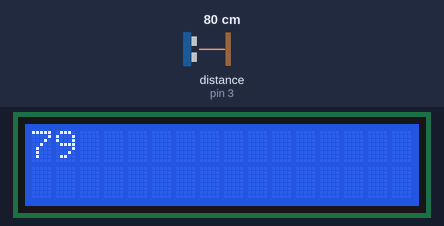
Simulated run of this sketch. Board: Arduino Uno, built with avr-gcc and run on an emulated ATmega328P. Shown: 16×2 character LCD. Wiring (inferred from the names in the program): ultrasonic range finder: trigger pin 2; echo pin 3. The test bench sets the inputs (shaded band); at power-on: distance to the obstacle (sensor on pin 3) 80 cm. The echo pulse lasts 58.3 µs per cm; what the sketch prints to the serial monitor is not drawn.

Above: at 1.2 s.
1.3 s: distance to the obstacle (sensor on pin 3) set to 2 cm
At 3.1 s:
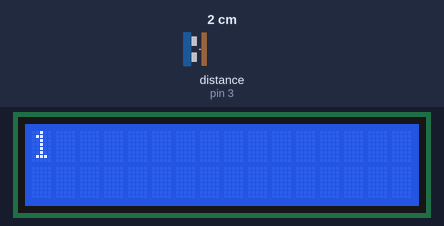
3.5 s: distance to the obstacle (sensor on pin 3) set to 18 cm
At 4.8 s:
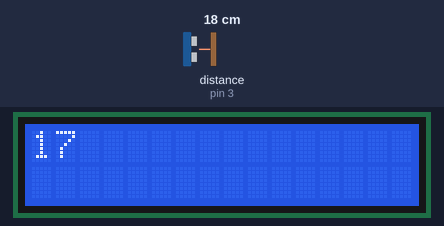
6.5 s: distance to the obstacle (sensor on pin 3) set to 4 cm
At 7.6 s:
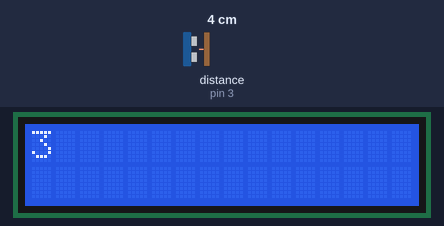
Timing chart, 0 to 9.5 s (numbered marks = the images above; inputs shaded):
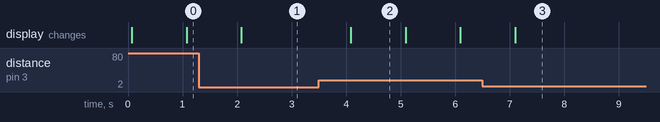

The sketch:

UltraSensor_002.ino
```cpp
#include <LiquidCrystal.h>

// 초음파센서의 Trig, Echo 핀을 매크로 상수로 선언합니다. #define TRIG 2
#define TRIG 2
#define ECHO 3

LiquidCrystal lcd(8, 9, 4, 5, 6, 7);
// initialize the library with the numbers of the interface pins

void setup(){
  Serial.begin(9600);

  // 초음파센서의 Trig를 출력 모드로 설정합니다.
  pinMode(TRIG, OUTPUT);
  // 초음파센서의 Echo를 입력 모드로 설정합니다.
  pinMode(ECHO, INPUT);
  // set up the LCD's number of columns and rows
  lcd.begin(16, 2);
}

long distance;

void ultraSensor(float _distanceTrans){
    // 다음은 초음파센서의 Trig에서 초음파를 발사하는 코드입니다.
  digitalWrite(TRIG, LOW);
  delayMicroseconds(2);
  digitalWrite(TRIG, HIGH);
  delayMicroseconds(10);

  digitalWrite(TRIG, LOW);
  // pulseIn명령어를 통해 Echo핀에 초음파가 들어오는 시간을 계산합니다.
  // pulseIn에서 반환된 값에 58.2를 나눈 이유는 시간을 cm로 변경하기 위해서입니다.
  distance = pulseIn(ECHO, HIGH)/_distanceTrans;
}

void lcd_Display(int _delay){
  lcd.clear();
  lcd.print(distance);
  Serial.println(distance);
  delay(_delay);
}

void loop(){
  ultraSensor(58.2);
  lcd_Display(1000);
}
```

Measured:
- after the input at 1.3 s, the display: changes after 0.78 s (image 1)
- after the input at 3.5 s, the display: changes after 0.59 s (image 2)
- after the input at 6.5 s, the display: changes after 0.60 s (image 3)
- what the display in image 2 shows lasts 1.0 s, from 4.1 s to 5.1 s
